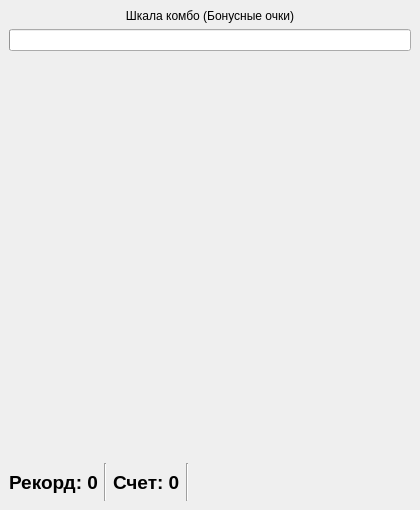
<?xml version="1.0" encoding="UTF-8"?>
<ui version="4.0">
 <class>Game</class>
 <widget class="QMainWindow" name="Game">
  <property name="geometry">
   <rect>
    <x>0</x>
    <y>0</y>
    <width>420</width>
    <height>510</height>
   </rect>
  </property>
  <property name="sizePolicy">
   <sizepolicy hsizetype="Fixed" vsizetype="Fixed">
    <horstretch>0</horstretch>
    <verstretch>0</verstretch>
   </sizepolicy>
  </property>
  <property name="maximumSize">
   <size>
    <width>420</width>
    <height>510</height>
   </size>
  </property>
  <property name="windowTitle">
   <string>Game</string>
  </property>
  <widget class="QWidget" name="centralwidget">
   <layout class="QVBoxLayout" name="verticalLayout">
    <item>
     <layout class="QVBoxLayout" name="verticalLayout_2">
      <property name="bottomMargin">
       <number>0</number>
      </property>
      <item>
       <widget class="QLabel" name="label">
        <property name="text">
         <string>Шкала комбо (Бонусные очки)</string>
        </property>
        <property name="alignment">
         <set>Qt::AlignCenter</set>
        </property>
       </widget>
      </item>
      <item>
       <widget class="QProgressBar" name="combo">
        <property name="sizePolicy">
         <sizepolicy hsizetype="Expanding" vsizetype="Preferred">
          <horstretch>0</horstretch>
          <verstretch>0</verstretch>
         </sizepolicy>
        </property>
        <property name="value">
         <number>0</number>
        </property>
        <property name="textVisible">
         <bool>false</bool>
        </property>
        <property name="format">
         <string/>
        </property>
       </widget>
      </item>
     </layout>
    </item>
    <item>
     <widget class="SnakeGame" name="snake" native="true">
      <property name="sizePolicy">
       <sizepolicy hsizetype="Fixed" vsizetype="Fixed">
        <horstretch>0</horstretch>
        <verstretch>0</verstretch>
       </sizepolicy>
      </property>
      <property name="minimumSize">
       <size>
        <width>400</width>
        <height>400</height>
       </size>
      </property>
     </widget>
    </item>
    <item>
     <layout class="QHBoxLayout" name="horizontalLayout">
      <item>
       <widget class="QLabel" name="high_score">
        <property name="font">
         <font>
          <pointsize>14</pointsize>
          <bold>true</bold>
          <underline>false</underline>
         </font>
        </property>
        <property name="text">
         <string>Рекорд: 0</string>
        </property>
       </widget>
      </item>
      <item>
       <widget class="Line" name="separator_2">
        <property name="orientation">
         <enum>Qt::Vertical</enum>
        </property>
       </widget>
      </item>
      <item>
       <widget class="QLabel" name="score">
        <property name="font">
         <font>
          <pointsize>14</pointsize>
          <bold>true</bold>
         </font>
        </property>
        <property name="text">
         <string>Счет: 0</string>
        </property>
       </widget>
      </item>
      <item>
       <widget class="Line" name="separator">
        <property name="orientation">
         <enum>Qt::Vertical</enum>
        </property>
       </widget>
      </item>
      <item>
       <spacer name="horizontalSpacer">
        <property name="orientation">
         <enum>Qt::Horizontal</enum>
        </property>
        <property name="sizeHint" stdset="0">
         <size>
          <width>40</width>
          <height>20</height>
         </size>
        </property>
       </spacer>
      </item>
     </layout>
    </item>
   </layout>
  </widget>
 </widget>
 <customwidgets>
  <customwidget>
   <class>SnakeGame</class>
   <extends>QWidget</extends>
   <header location="global">snakegame.h</header>
   <container>1</container>
  </customwidget>
 </customwidgets>
 <resources/>
 <connections/>
</ui>
